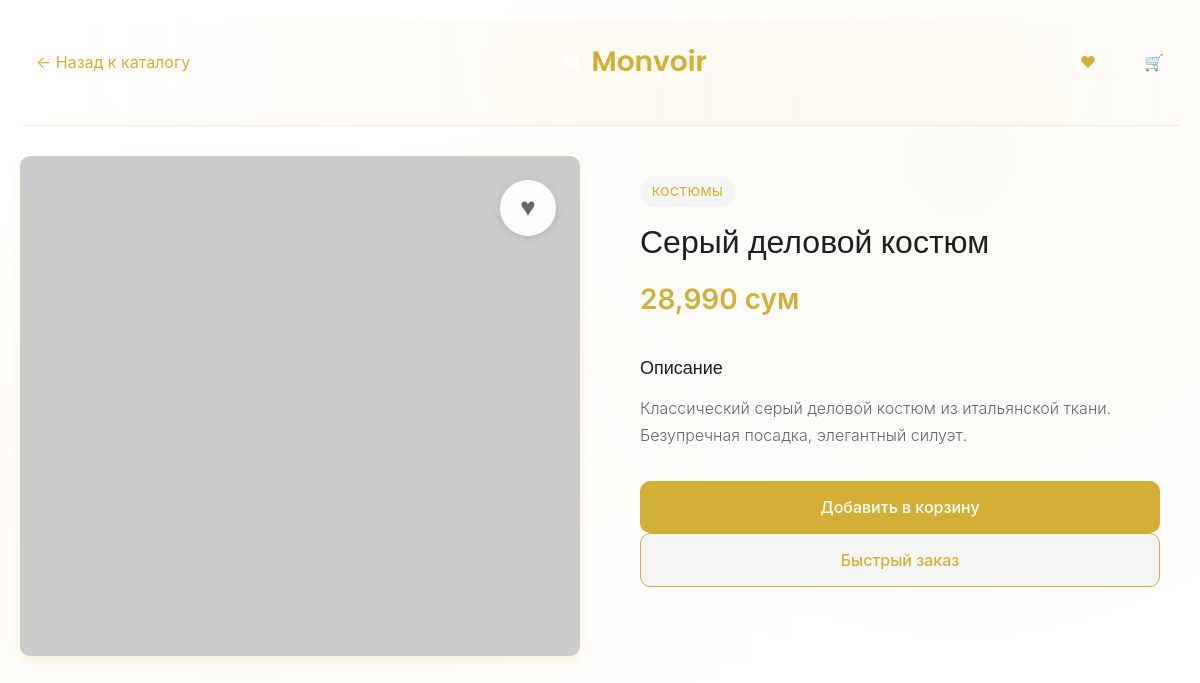
The app's page /product/3 with its own data.
### models.py (models this page shows, shortened)
class Product(db.Model):
    id = db.Column(db.Integer, primary_key=True)
    name = db.Column(db.String(200), nullable=False)
    price = db.Column(db.Float, nullable=False)
    category = db.Column(db.String(100), nullable=False)  # Keep string for backward compatibility
    category_id = db.Column(db.Integer, db.ForeignKey('category.id'), nullable=True)  # New foreign key
    description = db.Column(db.Text, nullable=False)
    image_url = db.Column(db.String(500), nullable=True)
    image_gallery = db.Column(db.Text, nullable=True)  # JSON string for multiple images
    color = db.Column(db.String(50), nullable=True)
    created_at = db.Column(db.DateTime, default=datetime.utcnow)
    def formatted_price(self):
        return f"{self.price:,.0f} сум"
    def get_image_gallery(self):
        if self.image_gallery:
            import json
            try:
                return json.loads(self.image_gallery)
            except:
                return []
        return []
    def get_all_images(self):
        images = []
        if self.image_url:
            images.append(self.image_url)
        images.extend(self.get_image_gallery())
        return images

### app.py (the view)
@app.route('/product/<int:product_id>')
def product_detail(product_id):
    product = Product.query.get_or_404(product_id)
    return render_template('product.html', product=product)

### templates/product.html (shortened to what this page needs)
<!DOCTYPE html>
<html lang="ru">
<head>
    <link rel="stylesheet" href="{{ url_for('static', filename='css/style.css') }}">
</head>
<body>
    <div class="container">
        <header class="header">
            <a href="{{ url_for('index') }}" class="back-link">← Назад к каталогу</a>
            <h1 class="logo">
                <div class="logo-icon">M</div>
                Monvoir
            </h1>
            <div class="header-actions">
                <a href="{{ url_for('favorites') }}" class="favorites-link">
                    <span class="heart-icon">♥</span>
                </a>
                <a href="{{ url_for('cart') }}" class="cart-link">
                    <span class="cart-icon">🛒</span>
                </a>
            </div>
        </header>
        <div class="product-detail">
            <div class="product-detail-image-container">
                <div class="product-detail-gallery">
                    {% set all_images = product.get_all_images() %}
                    {% for image_url in all_images %}
                    <div class="detail-gallery-slide {% if loop.first %}active{% endif %}">
                        <img src="{{ image_url }}" alt="{{ product.name }}">
                    </div>
                    {% endfor %}
                </div>
                <button class="favorite-btn product-favorite" data-product-id="{{ product.id }}" onclick="toggleFavorite({
                    id: {{ product.id }},
                    name: '{{ product.name|replace("'", "\\'") }}',
                    price: {{ product.price }},
                    category: '{{ product.category }}',
                    image_url: '{{ product.image_url }}',
                    description: '{{ product.description|replace("'", "\\'") }}'
                })">
                    <span class="heart-icon">♥</span>
                </button>
            </div>
            <div class="product-detail-info">
                <div class="product-category-badge">{{ product.category }}</div>
                <h1 class="product-detail-name">{{ product.name }}</h1>
                <div class="product-detail-price">{{ product.formatted_price() }}</div>
                <div class="product-description">
                    <h3>Описание</h3>
                    <p>{{ product.description }}</p>
                </div>
                <div class="product-actions">
                    <button class="btn btn-primary btn-large" onclick="addToCart({
                        id: {{ product.id }},
                        name: '{{ product.name|replace("'", "\\'") }}',
                        price: {{ product.price }},
                        category: '{{ product.category }}',
                        image_url: '{{ product.image_url }}'
                    }, this)">
                        Добавить в корзину
                    </button>
                    <button class="btn btn-secondary btn-large" onclick="showOrderInfo()">
                        Быстрый заказ
                    </button>
                </div>
            </div>
        </div>
    </div>
</body>
</html>

### records on screen
Product: category "КОСТЮМЫ", name "Серый деловой костюм", formatted_price "28,990 сум", description "Классический серый деловой костюм из итальянской ткани. Безупречная посадка, элегантный силуэт."
